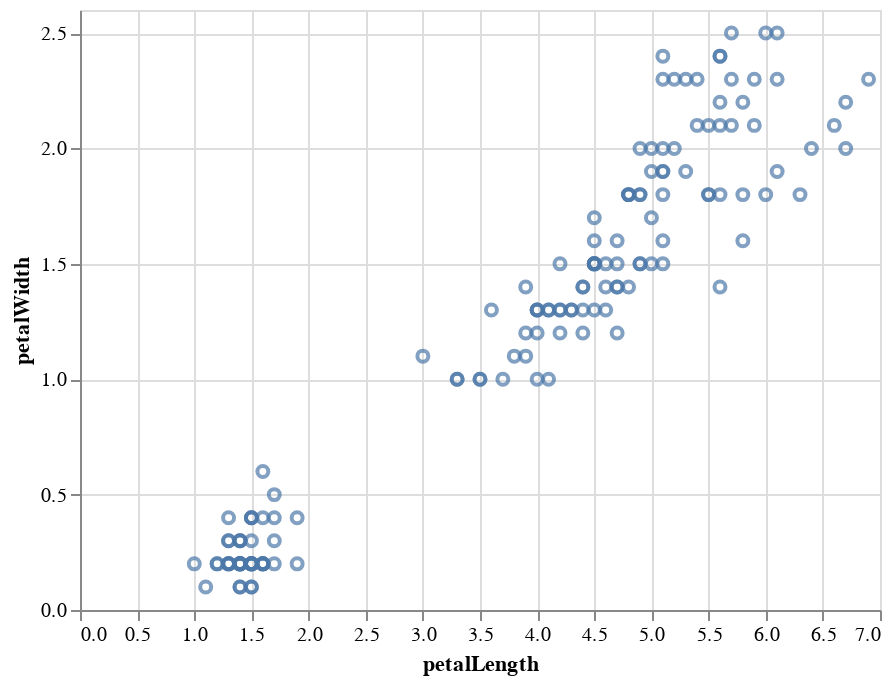

Notebook source saved alongside this figure:
### Markdown cell above
Otra cosa que podemos hacer con los puntos es expandirlos a un gráfico 2D, codificando también el valor en __y__. Volvamos a usar los marcadores ``point``, y pongamos ``petalWidth`` (grosor del pétalo) en el eje **y**.

### Code cell
alt.Chart(iris).mark_point().encode(
    x='petalLength',
    y='petalWidth'
)

### Figure 1 — Vega-Lite specification as saved in the notebook (floating-point values rounded to 4 significant figures; data arrays with more than 128 entries replaced by an {"elided": "..."} marker saying what was removed)
{"$schema": "https://vega.github.io/schema/vega-lite/v2.6.0.json", "config": {"view": {"height": 300, "width": 400}}, "data": {"name": "data-a264acbd6e539a8b3afc0cb5f240fb57"}, "datasets": {"data-a264acbd6e539a8b3afc0cb5f240fb57": {"elided": "150 records"}}, "encoding": {"x": {"field": "petalLength", "type": "quantitative"}, "y": {"field": "petalWidth", "type": "quantitative"}}, "mark": "point"}
